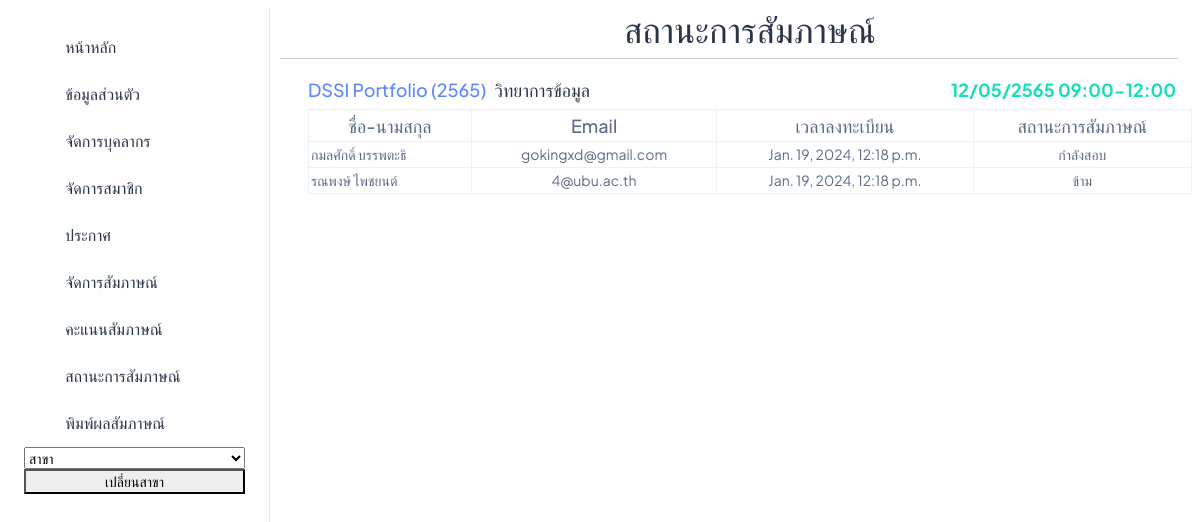
/Manager_Status/6, run on an earlier commit of the app's database.
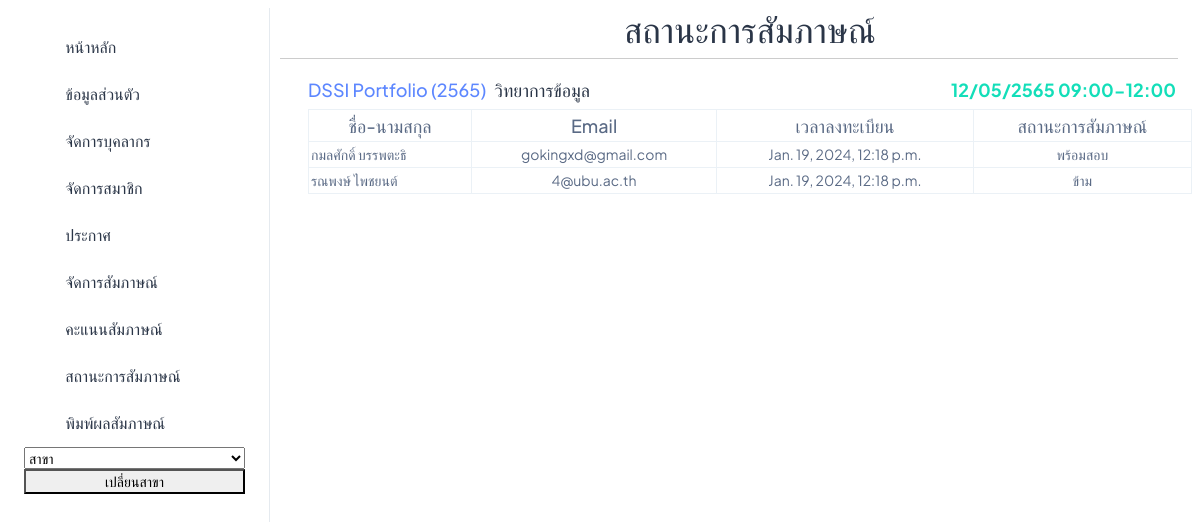
And on a later commit of the database.
### interview/models.py (models this page shows, shortened)
class InterviewStatus(models.Model):
    user = models.ForeignKey(User, on_delete=models.CASCADE, related_name='interview_status')
    status = models.CharField(max_length=100)
    round = models.ForeignKey(Round, on_delete=models.CASCADE)
    reg_at = models.DateTimeField(auto_now_add=True,blank=True ,null= True)

class User(AbstractBaseUser, PermissionsMixin):
    email = models.EmailField(unique=True)
    username = models.CharField(max_length=30, unique=True)
    first_name = models.CharField(max_length=100)
    last_name = models.CharField(max_length=100)
    gender = models.CharField(max_length=20)
    address = models.CharField(max_length=400)
    postcode = models.CharField(max_length=20)
    phone_number = models.CharField(max_length=10)
    citizen_id = models.CharField(max_length=13,unique=True,blank=True,null=True)
    birth_date = models.DateField(blank=True,null=True)
    date_joined = models.DateTimeField(default=timezone.now)
    is_active = models.BooleanField(default=True)
    is_staff = models.BooleanField(default=False)
    objects = CustomUserManager()
    USERNAME_FIELD = 'username'
    EMAIL_FIELD = 'email'
    REQUIRED_FIELDS = ['email']

### interview/views.py (the view)
# urls.py: path('Manager_Status/<int:id>',Manager_StatusRound,name='Manager_StatusRound'),
def Manager_StatusRound(request,id):
    round = Round.objects.get(id=id)
    UserInRound = InterviewStatus.objects.filter(round=round).order_by("reg_at")
    context = {
        "Users" : UserInRound,
        "round" : round,
    }
    return render(request, "manager/Manager_StatusRound.html", context)

### interview/models.py (called while the page is built)
    def __str__(self) -> str:
        return f"{self.major}"

### interview/templates/manager/Manager_StatusRound.html
{% extends 'manager/base/n_base.html' %}
{% block topic %}
<h1 class="text-3xl text-gray-100 mt-2 text-center">สถานะการสัมภาษณ์</h1>
{% endblock %}
{% block content %}
<div class="pt-14 px-2">
    <div class="d-flex justify-content-between">
        <div class="d-flex">
            <h4 class="fs-5 text-primary mt-auto">{{ round.round_name }} ({{ round.academic_year }})</h4>
            <h4 class="fs-5 text-dark ms-2 mt-auto">{{ round.major }}</h4>
        </div>
        <div>
            <h4 class="fs-5 fw-bolder text-success mt-auto me-3">{{ round.interview_time }}</h4>
        </div>
    </div>
        <table class="table table-bordered table-hover">
            <thead class="thead-dark">
                <tr>
                    <th class="text-center fs-5 fw-medium">ชื่อ-นามสกุล</th>
                    <th class="text-center fs-5 fw-medium">Email</th>
                    <th class="text-center fs-5 fw-medium">เวลาลงทะเบียน</th>
                    <th class="text-center fs-5 fw-medium">สถานะการสัมภาษณ์</th>
                </tr>
            </thead>
            <tbody>
                {% for user in Users %}
                <tr class="text-center">
                    <td class="text-start">{{ user.user.first_name }} {{ user.user.last_name }}</td>
                    <td>{{ user.user.email }}</td>
                    <td>{{ user.reg_at }}</td>
                    <td>{{ user.status }}</td>
                </tr>
                {% endfor %}
            </tbody>
        </table>
    </div>
{% endblock %}

What changed in the data, as far as the page shows it:
changed InterviewStatus "กมลศักดิ์": status "กำลังสอบ" → "พร้อมสอบ"
